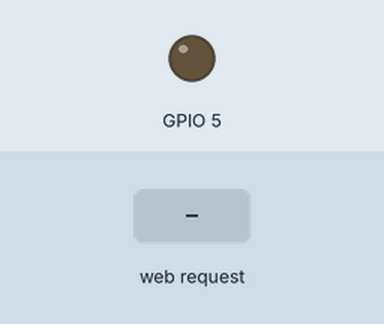
This sketch was run on a simulated ESP8266 (NodeMCU). On the bench: output pins drawn as LEDs (lit = HIGH). The inputs (shaded band) are chosen by the test bench. What the sketch prints to the serial monitor is not drawn.

Above: at 2.2 s.
2.3 s: HTTP request GET /?START=1 received
At 3.1 s:
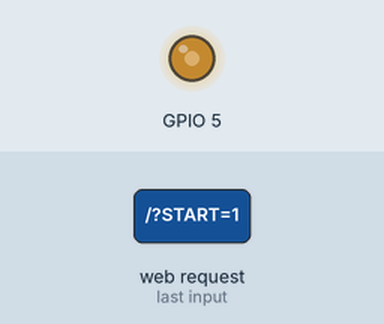
3.8 s: HTTP request GET /?START=1&STOP=1&speed1=1 received
At 4.6 s:
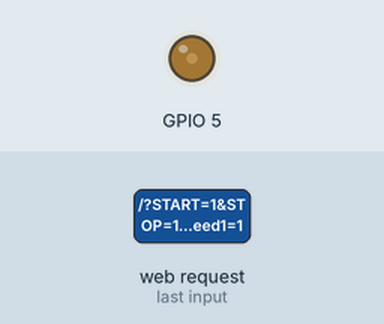
5.3 s: HTTP request GET / received
At 6.5 s:
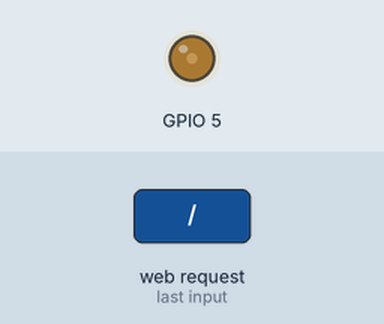
6.8 s: HTTP request GET /?START=120&STOP=120&speed1=120 received
At 8.1 s:
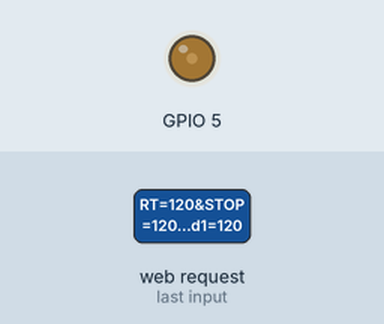
Timing chart, 0 to 9.3 s (numbered marks = the images above; inputs shaded):
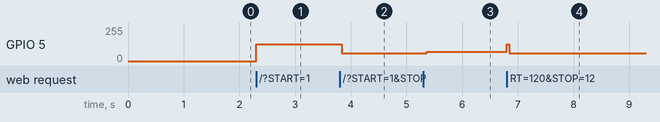

Measured:
- after the input at 2.3 s, GPIO 5: 0/255 → 125/255 at once
- after the input at 3.8 s, GPIO 5: 125/255 → 59/255 at once
- after the input at 5.3 s, GPIO 5: 59/255 → 70/255 after 0.06 s
- after the input at 6.8 s, GPIO 5: 70/255 → 59/255 at once

The sketch:

4moterspeedweb.ino
```cpp
#include <ESP8266WiFi.h>
#include <WiFiClient.h>
#include <ESP8266WebServer.h>

// Replace with your network credentials
const char* ssid = "Hotspot";
const char* password = "";

ESP8266WebServer server(80);   //instantiate server at port 80 (http port)

String page = "";
String data = "UNKNOWN"; // Initialize as unknown

void setup(void) {
  pinMode(5, OUTPUT);

  delay(1000);
  Serial.begin(115200);
  WiFi.softAP(ssid, password);
  IPAddress apIP = WiFi.softAPIP(); // Get IP address of the AP
  Serial.print("AP IP address: ");
  Serial.println(apIP);

  server.on("/", []() {
    page = "<h1>Sensor to Node MCU Web Server</h1>";
    page += "<h3>Data:</h3> <h4>" + String(data) + "</h4>";
    page += "<form action='/' method='post'>";
    page += "<button type='submit' name='START' value='4'>Set START</button>";
    page += "<button type='submit' name='speed1' value='1'>Set SPEED 1</button>";
    page += "<button type='submit' name='speed2' value='2'>Set SPEED 2</button>";
    page += "<button type='submit' name='speed3' value='3'>Set SPEED 3</button>";
    page += "<button type='submit' name='speed4' value='4'>Set SPEED 4</button>";
    page += "<button type='submit' name='STOP' value='4'>Set STOP </button>";
    page += "</form>";
    //page += "<script>setTimeout(function() { location.reload(); }, 5000);</script>"; // Reload page every 10 seconds
    server.send(200, "text/html", page);
  });

  server.begin();
  Serial.println("Web server started!");
}

void loop(void) {
  server.handleClient();

  int x = digitalRead(5);

  // Check sensor state
  if (x == 0) {
    data = "DAY";
  } else {
    data = "NIGHT";
  }

  // Check if a button was pressed
  if (server.hasArg("START"))
    {
      Serial.println("START");
      analogWrite(5,125);

    }
  if (server.hasArg("STOP"))
    {
      Serial.println("STOP");
      analogWrite(5,0);

    }
  if (server.hasArg("speed1"))
    {
      Serial.println("Speed1");
      analogWrite(5,70);

    }
    if (server.hasArg("speed2"))
    {
      Serial.println("Speed2");
      analogWrite(5,120);
    }
    if (server.hasArg("speed3"))
    {
      Serial.println("Speed3");
      analogWrite(5,180);
    }
    if (server.hasArg("speed4"))
    {
      Serial.println("Speed4");
      analogWrite(5,255);
    }

}
```
